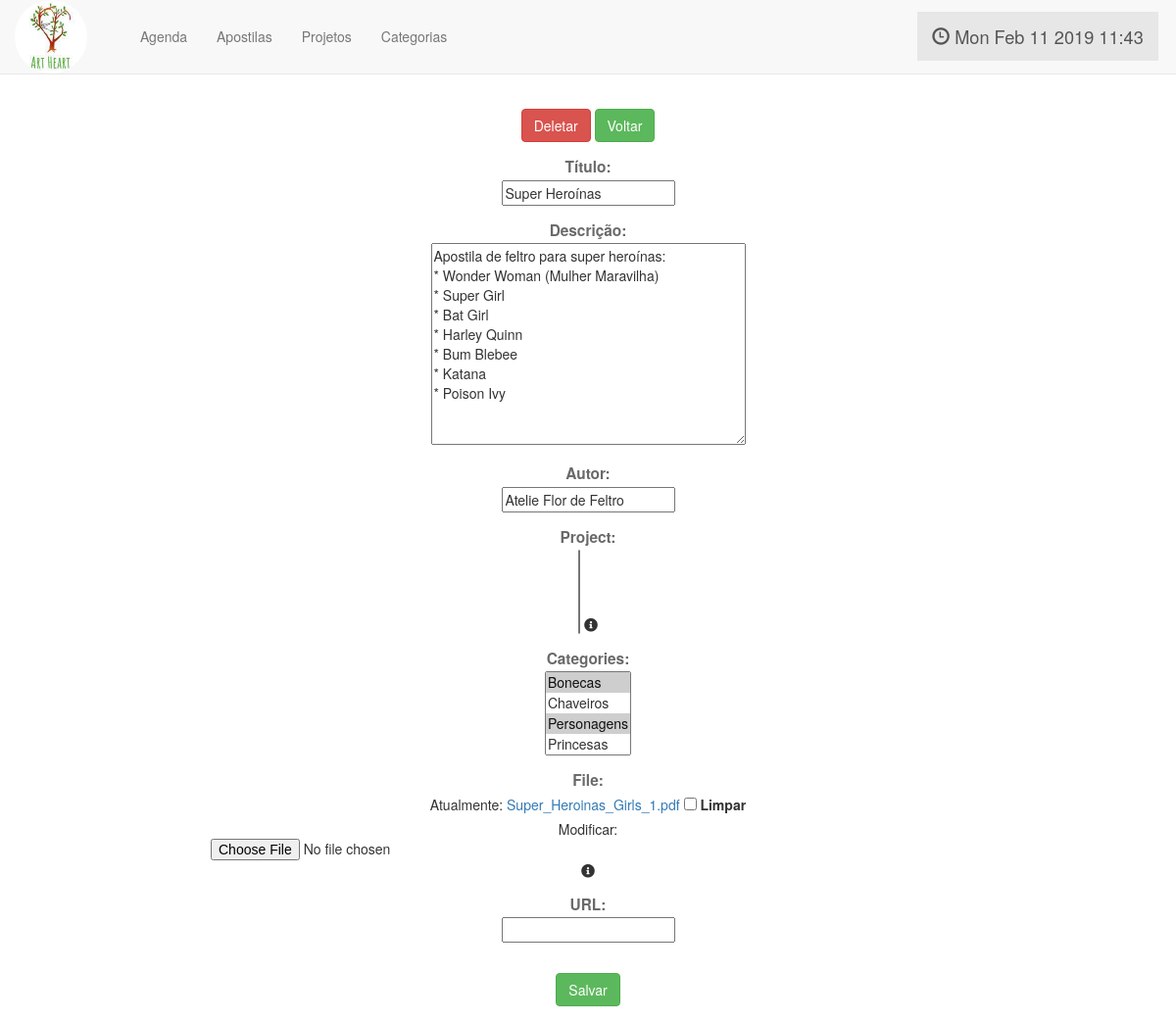
Page /detail/14 (signed in) on the committed database.
### Materials/models.py (models this page shows)
class Apostila(models.Model):
    id = models.AutoField(primary_key=True)
    title = models.CharField('Título', max_length=100, default='Sem Título')
    description = models.TextField('Descrição', blank=True)
    author = models.CharField('Autor', max_length=50, blank=True)
    submissionDate = models.DateField(auto_now_add=True)
    project = models.ManyToManyField(Project, blank=True, null=True, help_text="Opcional. Adicione se a apostila faz parte de algum projeto.")
    categories = models.ManyToManyField(Categoria, blank=True)
    file = models.FileField(blank=True, help_text="Se estiver modificando o arquivo da Apostila, NÃO SELECIONE limpar e outro arquivo ao mesmo tempo.")
    url = models.URLField('URL', blank=True)
    def __str__(self):
        return self.title

### Materials/views.py (the view, shortened to what this page needs)
# urls.py: path('detail/<str:pk>', materialsViews.detail, name='url_detail'),
def detail(request, pk):
    if request.user.is_authenticated:
        pk = int(pk)
        if request.method == 'GET':
            if pk != -1:
                ap = Apostila.objects.get(pk=pk)
                form = ApostilaUpload(instance=ap)
                data = {'doc':ap, 'form':form, 'edit':True }
            else:
                form = ApostilaUpload()
                data = { 'form':form, 'edit':False }
            return render(request, 'Materials/detail.html', data)
    else:
        return HttpResponseForbidden()

### Materials/forms.py
class ApostilaUpload(django.forms.ModelForm):
    class Meta:
        model = Apostila
        fields = ['title', 'description', 'author', 'project', 'categories', 'file', 'url']

### Materials/models.py (called while the page is built)
    def __str__(self):
        return self.category

### Materials/templates/Materials/detail.html (shortened to what this page needs)
{% extends 'Planner/base.html' %}
{% load staticfiles %}
{% block header %}
    <link rel="stylesheet" href="https://use.fontawesome.com/releases/v5.0.13/css/all.css">
{% endblock %}
{% block content %}
<div class="container-fluid">
    <div class="row">
        <div class="col-md-2"></div>
        <div class="col-md-8 fieldWrapper">
            <div style="margin: 2%">
            {% if edit %}
                <button  class="btn btn-danger" onclick="myConfirm('Certeza que quer deletar {{ doc }} ?')">Deletar</button>
            {% endif %}
                <button  class="btn btn-success" onclick="location.href = '{% url 'url_search' %}' ">Voltar</button>
            </div>
            <form enctype="multipart/form-data" method="POST">
                {% for field in form %}
                        <div class="fieldWrapper form-group">
                            <span class="label">{{ field.label_tag }}</span>
                            <br>
                            {{ field }}
                            {% if field.help_text %}
                            <i class="fas fa-info-circle help" title="{{ field.help_text|safe }}"></i>
                            {% endif %}
                        </div>
                {% endfor %}
                <button style="margin: 2%;" type="submit" class="btn btn-success">Salvar</button>
            </form>
        </div>
        <div class="col-md-2"></div>
    </div>
</div>
{% endblock %}

### Materials/templates/Materials/detail.html (style rules this page uses)
.fieldWrapper { align-content: center; align-self: center; text-align: center; }
.label { font-size: 110%; color: dimgray; }

### rows in the picture
Apostila: form "Super Heroínas" "Apostila de feltro para super heroínas: * Wonder Woman (Mulher Maravilha) * Super Girl * Bat Girl * Harley Quinn * Bum Blebee * Katana * Poison Ivy" "Atelie Flor de Feltro"

### other values in the picture
{{ field.label_tag }} "Título:" "Descrição:" "Autor:" "Project:" "Categories:" "File:" "URL:"
